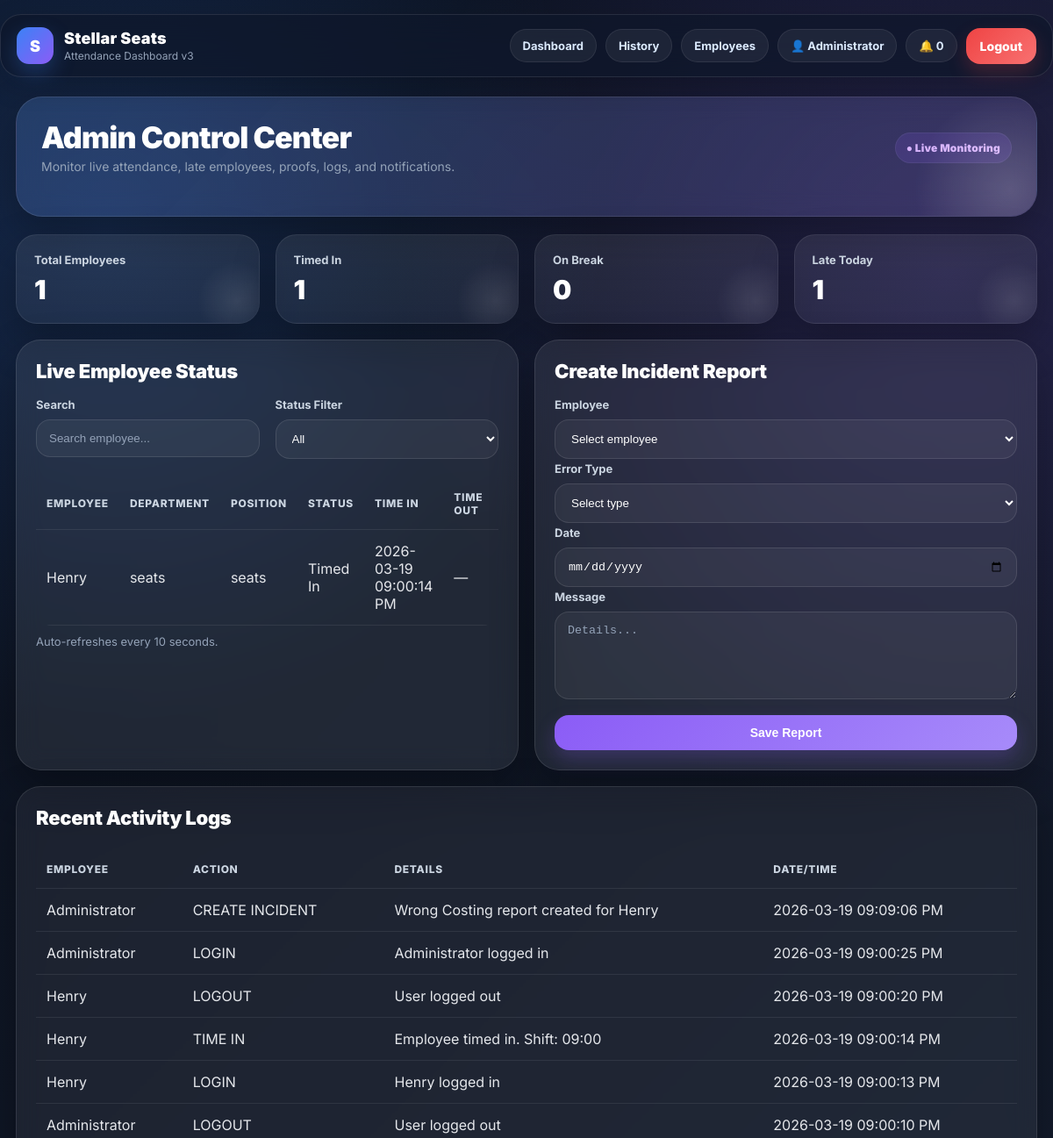
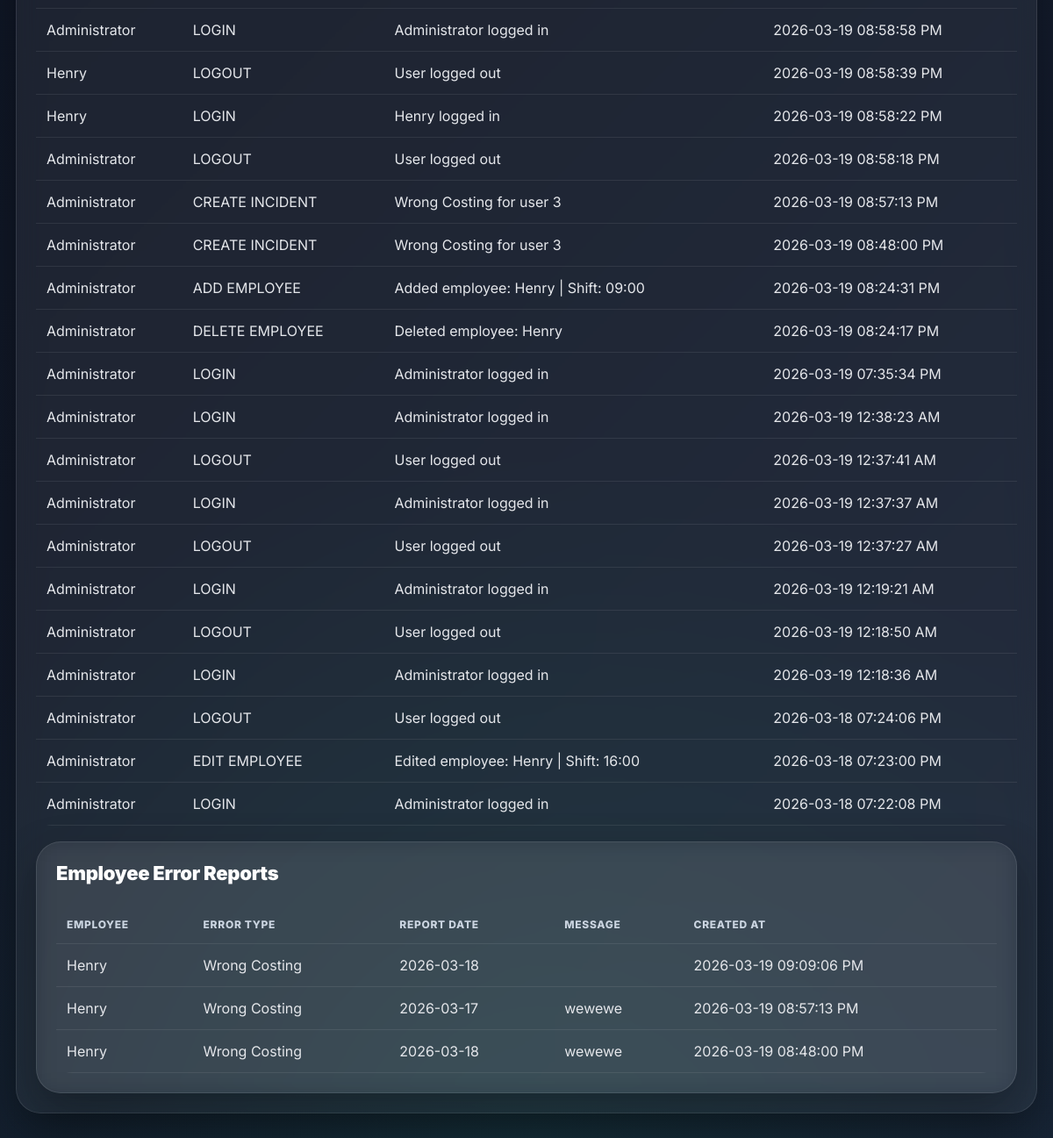
The page /admin (signed in) on the database its author committed (2 pictures, top to bottom).
### tables this page shows
CREATE TABLE users (
            id INTEGER PRIMARY KEY AUTOINCREMENT,
            full_name TEXT NOT NULL,
            username TEXT NOT NULL UNIQUE,
            password_hash TEXT NOT NULL,
            role TEXT NOT NULL DEFAULT 'employee',
            profile_image TEXT,
            created_at TEXT NOT NULL
        , department TEXT DEFAULT 'Stellar Seats', position TEXT DEFAULT 'Employee', is_active INTEGER NOT NULL DEFAULT 1, shift_start TEXT DEFAULT '09:00');

CREATE TABLE attendance (
            id INTEGER PRIMARY KEY AUTOINCREMENT,
            user_id INTEGER NOT NULL,
            work_date TEXT NOT NULL,
            time_in TEXT,
            time_out TEXT,
            status TEXT DEFAULT 'Offline',
            proof_file TEXT,
            notes TEXT,
            created_at TEXT NOT NULL,
            updated_at TEXT NOT NULL, late_flag INTEGER NOT NULL DEFAULT 0, late_minutes INTEGER NOT NULL DEFAULT 0,
            FOREIGN KEY (user_id) REFERENCES users (id)
        );

CREATE TABLE activity_logs (
            id INTEGER PRIMARY KEY AUTOINCREMENT,
            user_id INTEGER NOT NULL,
            action TEXT NOT NULL,
            details TEXT,
            created_at TEXT NOT NULL,
            FOREIGN KEY (user_id) REFERENCES users (id)
        );

CREATE TABLE incident_reports (
            id INTEGER PRIMARY KEY AUTOINCREMENT,
            user_id INTEGER NOT NULL,
            employee_name TEXT NOT NULL,
            error_type TEXT NOT NULL,
            incident_date TEXT NOT NULL,
            message TEXT NOT NULL,
            emailed INTEGER DEFAULT 0,
            created_at TEXT NOT NULL, report_date TEXT, created_by INTEGER,
            FOREIGN KEY (user_id) REFERENCES users(id)
        );

### app.py (the view)
@app.route("/admin")
@login_required(role="admin")
def admin_dashboard():
    current_admin = get_user_by_id(session["user_id"])
    if not current_admin:
        session.clear()
        flash("Your session expired. Please log in again.", "warning")
        return redirect(url_for("login"))
    status_filter = request.args.get("status", "").strip()
    search = request.args.get("search", "").strip()
    employees = get_admin_employee_rows(status_filter=status_filter, search=search)
    all_users = fetchall("""
        SELECT * FROM users
        WHERE role = 'employee'
        ORDER BY full_name ASC
    """)
    logs = fetchall("""
        SELECT a.*, u.full_name
        FROM activity_logs a
        JOIN users u ON u.id = a.user_id
        ORDER BY a.id DESC
        LIMIT 25
    """)
    reports = fetchall("""
        SELECT r.*, u.full_name
        FROM incident_reports r
        LEFT JOIN users u ON u.id = r.user_id
        ORDER BY r.id DESC
        LIMIT 30
    """)
    late_today_row = fetchone("""
        SELECT COUNT(*) AS cnt
        FROM attendance
        WHERE work_date = ? AND late_flag = 1
    """, (today_str(),))
    late_today = late_today_row["cnt"] if late_today_row else 0
    stats_employees = [get_user_live_status(user["id"]) for user in all_users]
    stats = {
        "total_employees": len(all_users),
        "timed_in": len([x for x in stats_employees if x == "Timed In"]),
        "on_break": len([x for x in stats_employees if x == "On Break"]),
        "timed_out": len([x for x in stats_employees if x == "Timed Out"]),
        "offline": len([x for x in stats_employees if x == "Offline"]),
        "late_today": late_today
    }
    return render_template(
        "admin_dashboard.html",
        employees=employees,
        logs=logs,
        reports=reports,
        stats=stats,
        status_filter=status_filter,
        search=search
    )

### app.py (called while the page is built)
def now_dt():
    return datetime.now(APP_TIMEZONE)

def today_str():
    return now_dt().strftime("%Y-%m-%d")

def using_postgres():
    return bool(DATABASE_URL) and POSTGRES_ENABLED

def get_db():
    if "db" not in g:
        if using_postgres():
            g.db = psycopg2.connect(DATABASE_URL)
        else:
            g.db = sqlite3.connect(SQLITE_DATABASE)
            g.db.row_factory = sqlite3.Row
    return g.db

def fetchone(query, params=()):
    db = get_db()
    if using_postgres():
        with db.cursor(cursor_factory=psycopg2.extras.RealDictCursor) as cur:
            cur.execute(convert_query(query), params)
            return cur.fetchone()
    cur = db.execute(query, params)
    return cur.fetchone()

def fetchall(query, params=()):
    db = get_db()
    if using_postgres():
        with db.cursor(cursor_factory=psycopg2.extras.RealDictCursor) as cur:
            cur.execute(convert_query(query), params)
            return cur.fetchall()
    cur = db.execute(query, params)
    return cur.fetchall()

def login_required(role=None):
    def decorator(f):
        @wraps(f)
        def wrapped(*args, **kwargs):
            if "user_id" not in session:
                flash("Please log in first.", "warning")
                return redirect(url_for("login"))
            user = get_user_by_id(session["user_id"])
            if not user:
                session.clear()
                flash("Your session expired. Please log in again.", "warning")
                return redirect(url_for("login"))
            if role and session.get("role") != role:
                flash("Access denied.", "danger")
                if session.get("role") == "admin":
                    return redirect(url_for("admin_dashboard"))
                return redirect(url_for("dashboard"))
            return f(*args, **kwargs)
        return wrapped
    return decorator

def get_user_by_id(user_id):
    return fetchone("SELECT * FROM users WHERE id = ?", (user_id,))

def get_today_attendance(user_id):
    return fetchone("""
        SELECT * FROM attendance
        WHERE user_id = ? AND work_date = ?
        ORDER BY id DESC LIMIT 1
    """, (user_id, today_str()))

def get_open_break(user_id):
    return fetchone("""
        SELECT * FROM breaks
        WHERE user_id = ? AND work_date = ? AND break_end IS NULL
        ORDER BY id DESC LIMIT 1
    """, (user_id, today_str()))

### templates/admin_dashboard.html (shortened to what this page needs)
{% extends "base.html" %}
{% block content %}
<div class="hero-card" style="margin-bottom:20px;">
    <div class="hero">
        <div>
            <h1>Admin Control Center</h1>
            <p class="section-subtitle">Monitor live attendance, late employees, proofs, logs, and notifications.</p>
        </div>
        <div class="status status-purple">● Live Monitoring</div>
    </div>
</div>
<div class="grid grid-4">
    <div class="stat-box">
        <div class="stat-label">Total Employees</div>
        <div class="stat-number">{{ stats.total_employees }}</div>
    </div>
    <div class="stat-box">
        <div class="stat-label">Timed In</div>
        <div class="stat-number">{{ stats.timed_in }}</div>
    </div>
    <div class="stat-box">
        <div class="stat-label">On Break</div>
        <div class="stat-number">{{ stats.on_break }}</div>
    </div>
    <div class="stat-box">
        <div class="stat-label">Late Today</div>
        <div class="stat-number">{{ stats.late_today }}</div>
    </div>
</div>
<div class="grid grid-2" style="margin-top:18px;">
    <div class="card">
        <div class="section-title">Live Employee Status</div>
        <div class="grid grid-2" style="margin-bottom:12px;">
            <div>
                <label>Search</label>
                <input id="searchBox" class="input" type="text" value="{{ search }}" placeholder="Search employee...">
            </div>
            <div>
                <label>Status Filter</label>
                <select id="statusFilter" class="input">
                    <option value="">All</option>
                </select>
            </div>
        </div>
        <div class="table-wrap">
            <table>
                <thead>
                    <tr>
                        <th>Employee</th>
                        <th>Department</th>
                        <th>Position</th>
                        <th>Status</th>
                        <th>Time In</th>
                        <th>Time Out</th>
                        <th>Late</th>
                    </tr>
                </thead>
                <tbody id="liveStatusBody">
                    {% for emp in employees %}
                    <tr>
                        <td>{{ emp.full_name }}</td>
                        <td>{{ emp.department }}</td>
                        <td>{{ emp.position }}</td>
                        <td>{{ emp.status }}</td>
                        <td>{{ format_datetime_12h(emp.time_in) if emp.time_in else '—' }}</td>
                        <td>{{ format_datetime_12h(emp.time_out) if emp.time_out else '—' }}</td>
                        <td>
                        </td>
                    </tr>
                    {% endfor %}
                </tbody>
            </table>
        </div>
        <p class="small muted" style="margin-top:10px;">Auto-refreshes every 10 seconds.</p>
    </div>
    <div class="card">
        <div class="section-title">Create Incident Report</div>
<form method="POST" action="{{ url_for('create_incident_route') }}">
    <label>Employee</label>
    <select name="user_id" class="input" required>
        <option value="">Select employee</option>
    </select>
    <label style="margin-top:12px;">Error Type</label>
    <select name="error_type" class="input" required>
        <option value="">Select type</option>
    </select>
    <label style="margin-top:12px;">Date</label>
    <input type="date" name="report_date" class="input" required>
    <label style="margin-top:12px;">Message</label>
    <textarea name="message" class="textarea" placeholder="Details..."></textarea>
    <button class="btn btn-purple" type="submit" style="width:100%; margin-top:14px;">
        Save Report
    </button>
</form>
    </div>
</div>
<div class="card soft" style="margin-top:18px;">
    <div class="section-title">Recent Activity Logs</div>
    {% if logs %}
        <div class="table-wrap">
            <table>
                <thead>
                    <tr>
                        <th>Employee</th>
                        <th>Action</th>
                        <th>Details</th>
                        <th>Date/Time</th>
                    </tr>
                </thead>
                <tbody>
                    {% for log in logs %}
                    <tr>
                        <td>{{ log.full_name }}</td>
                        <td>{{ log.action }}</td>
                        <td>{{ log.details }}</td>
                        <td>{{ format_datetime_12h(log.created_at) }}</td>
                    </tr>
                    {% endfor %}
                </tbody>
            </table>
        </div>
    {% else %}
        <p class="muted">No logs yet.</p>
    {% endif %}
<div class="card soft" style="margin-top:18px;">
    <div class="section-title">Employee Error Reports</div>
    {% if reports %}
        <div class="table-wrap">
            <table>
                <thead>
                    <tr>
                        <th>Employee</th>
                        <th>Error Type</th>
                        <th>Report Date</th>
                        <th>Message</th>
                        <th>Created At</th>
                    </tr>
                </thead>
                <tbody>
                    {% for report in reports %}
                    <tr>
                        <td>{{ report.full_name if report.full_name else report.employee_name if report.employee_name else 'Unknown' }}</td>
                        <td>{{ report.error_type }}</td>
                        <td>{{ report.report_date if report.report_date else report.incident_date }}</td>
                        <td>{{ report.message }}</td>
                        <td>{{ format_datetime_12h(report.created_at) }}</td>
                    </tr>
                    {% endfor %}
                </tbody>
            </table>
        </div>
    {% else %}
        <p class="muted">No error reports yet.</p>
    {% endif %}
</div>
{% endblock %}

### templates/base.html (shortened to what this page needs)
<!DOCTYPE html>
<html lang="en">
<head>
</head>
<body>
{% if session.get('user_id') %}
<div class="navbar">
    <div class="brand-wrap">
        <div class="brand-logo">S</div>
        <div class="brand">
            <div class="brand-title">Stellar Seats</div>
            <div class="brand-sub">Attendance Dashboard v3</div>
        </div>
    </div>
    <div class="nav-right">
        {% if session.get('role') == 'admin' %}
            <a class="pill-link" href="{{ url_for('admin_dashboard') }}">Dashboard</a>
            <a class="pill-link" href="{{ url_for('admin_history') }}">History</a>
            <a class="pill-link" href="{{ url_for('manage_employees') }}">Employees</a>
        {% else %}
            <a class="pill-link" href="{{ url_for('dashboard') }}">Dashboard</a>
            <a class="pill-link" href="{{ url_for('employee_history') }}">History</a>
            <a class="pill-link" href="{{ url_for('employee_profile') }}">Profile</a>
        {% endif %}
        <span class="pill-link">👤 {{ session.get('full_name') }}</span>
        <span class="pill-link">🔔 {{ unread_count }}</span>
        <a class="btn btn-danger" href="{{ url_for('logout') }}">Logout</a>
    </div>
</div>
{% endif %}
<div class="page-shell">
    <div class="container">
        {% block content %}{% endblock %}
    </div>
</div>
</body>
</html>

### rows shown on the page
users: get "Administrator"
attendance: full_name "Henry", department "seats", position "seats", status "Timed In", time_in "2026-03-19 09:00:14 PM", time_out "—"
activity_logs: full_name "Administrator", action "CREATE INCIDENT", details "Wrong Costing report created for Henry", created_at "2026-03-19 09:09:06 PM"
activity_logs: full_name "Administrator", action "LOGIN", details "Administrator logged in", created_at "2026-03-19 09:00:25 PM"
activity_logs: full_name "Henry", action "LOGOUT", details "User logged out", created_at "2026-03-19 09:00:20 PM"
activity_logs: full_name "Henry", action "TIME IN", details "Employee timed in. Shift: 09:00", created_at "2026-03-19 09:00:14 PM"
activity_logs: full_name "Henry", action "LOGIN", details "Henry logged in", created_at "2026-03-19 09:00:13 PM"
activity_logs: full_name "Administrator", action "LOGOUT", details "User logged out", created_at "2026-03-19 09:00:10 PM"
activity_logs: full_name "Administrator", action "LOGIN", details "Administrator logged in", created_at "2026-03-19 08:58:58 PM"
activity_logs: full_name "Henry", action "LOGOUT", details "User logged out", created_at "2026-03-19 08:58:39 PM"
activity_logs: full_name "Henry", action "LOGIN", details "Henry logged in", created_at "2026-03-19 08:58:22 PM"
activity_logs: full_name "Administrator", action "LOGOUT", details "User logged out", created_at "2026-03-19 08:58:18 PM"
activity_logs: full_name "Administrator", action "CREATE INCIDENT", details "Wrong Costing for user 3", created_at "2026-03-19 08:57:13 PM"
activity_logs: full_name "Administrator", action "CREATE INCIDENT", details "Wrong Costing for user 3", created_at "2026-03-19 08:48:00 PM"
activity_logs: full_name "Administrator", action "ADD EMPLOYEE", details "Added employee: Henry | Shift: 09:00", created_at "2026-03-19 08:24:31 PM"
activity_logs: full_name "Administrator", action "DELETE EMPLOYEE", details "Deleted employee: Henry", created_at "2026-03-19 08:24:17 PM"
activity_logs: full_name "Administrator", action "LOGIN", details "Administrator logged in", created_at "2026-03-19 07:35:34 PM"
activity_logs: full_name "Administrator", action "LOGIN", details "Administrator logged in", created_at "2026-03-19 12:38:23 AM"
activity_logs: full_name "Administrator", action "LOGOUT", details "User logged out", created_at "2026-03-19 12:37:41 AM"
activity_logs: full_name "Administrator", action "LOGIN", details "Administrator logged in", created_at "2026-03-19 12:37:37 AM"
activity_logs: full_name "Administrator", action "LOGOUT", details "User logged out", created_at "2026-03-19 12:37:27 AM"
activity_logs: full_name "Administrator", action "LOGIN", details "Administrator logged in", created_at "2026-03-19 12:19:21 AM"
activity_logs: full_name "Administrator", action "LOGOUT", details "User logged out", created_at "2026-03-19 12:18:50 AM"
activity_logs: full_name "Administrator", action "LOGIN", details "Administrator logged in", created_at "2026-03-19 12:18:36 AM"
activity_logs: full_name "Administrator", action "LOGOUT", details "User logged out", created_at "2026-03-18 07:24:06 PM"
activity_logs: full_name "Administrator", action "EDIT EMPLOYEE", details "Edited employee: Henry | Shift: 16:00", created_at "2026-03-18 07:23:00 PM"
activity_logs: full_name "Administrator", action "LOGIN", details "Administrator logged in", created_at "2026-03-18 07:22:08 PM"
incident_reports: full_name "Henry", error_type "Wrong Costing", report_date "2026-03-18", created_at "2026-03-19 09:09:06 PM"
incident_reports: full_name "Henry", error_type "Wrong Costing", report_date "2026-03-17", message "wewewe", created_at "2026-03-19 08:57:13 PM"
incident_reports: full_name "Henry", error_type "Wrong Costing", report_date "2026-03-18", message "wewewe", created_at "2026-03-19 08:48:00 PM"

### other values the page prints
{{ unread_count }} "0"
{{ stats.total_employees }} "1"
{{ stats.timed_in }} "1"
{{ stats.on_break }} "0"
{{ stats.late_today }} "1"
